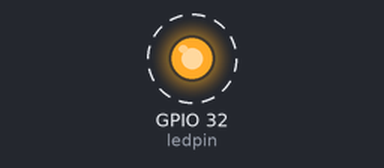
A sketch run on a simulated ESP32. Parts: output pins drawn as LEDs (lit = HIGH). Dashed ring = blinking. What the sketch prints to the serial monitor is not drawn.

Above: at 0.2 s.
Timing chart, 0 to 3.0 s (numbered marks = the images above):
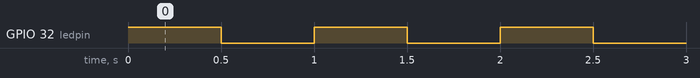

The sketch:

ExternalLED.ino
```cpp
#define ledpin 32
void setup() {
 pinMode(ledpin,OUTPUT);
 Serial.begin(9600);

}

void loop() {
  digitalWrite(ledpin,HIGH);
  Serial.println("on");
  delay(500);
  digitalWrite(ledpin,LOW);
  Serial.println("off");
  delay(500);

}
```

Measured:
- by itself, GPIO 32 (ledpin): alternates HIGH for 0.50 s and LOW for 0.50 s
